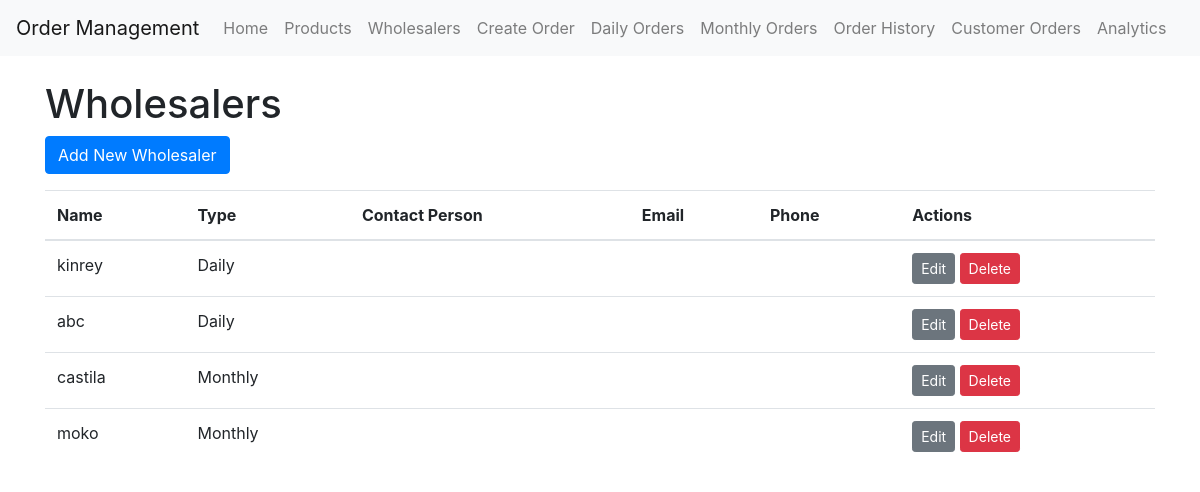
/wholesalers (signed in), run on the app's committed database.
### app/models.py (models this page shows)
class Wholesaler(db.Model):
    id = db.Column(db.Integer, primary_key=True)
    name = db.Column(db.String(100), nullable=False)
    is_daily = db.Column(db.Boolean, default=False)
    contact_person = db.Column(db.String(100))
    email = db.Column(db.String(120))
    phone = db.Column(db.String(20))
    products = db.relationship('Product', back_populates='wholesaler')
    order_lists = db.relationship('OrderList', back_populates='wholesaler')

### app/main/routes.py (the view)
@bp.route('/wholesalers')
@login_required
def list_wholesalers():
    try:
        wholesalers = Wholesaler.query.all()
        current_app.logger.info(f"Retrieved {len(wholesalers)} wholesalers")
        return render_template('wholesalers.html', wholesalers=wholesalers, title='Wholesalers')
    except Exception as e:
        current_app.logger.error(f"Error in list_wholesalers: {str(e)}")
        current_app.logger.error(traceback.format_exc())
        flash('An error occurred while retrieving wholesalers. Please try again.', 'error')
        return render_template('wholesalers.html', wholesalers=[], title='Wholesalers')

### app/models.py (called while the page is built)
@login.user_loader
def load_user(id):
    return User.query.get(int(id))

### app/templates/wholesalers.html
{% extends "base.html" %}
{% block content %}
    <h1>Wholesalers</h1>
    <a href="{{ url_for('main.add_wholesaler') }}" class="btn btn-primary mb-3">Add New Wholesaler</a>
    {% if wholesalers %}
        <table class="table">
            <thead>
                <tr>
                    <th>Name</th>
                    <th>Type</th>
                    <th>Contact Person</th>
                    <th>Email</th>
                    <th>Phone</th>
                    <th>Actions</th>
                </tr>
            </thead>
            <tbody>
                {% for wholesaler in wholesalers %}
                    <tr>
                        <td>{{ wholesaler.name }}</td>
                        <td>{{ 'Daily' if wholesaler.is_daily else 'Monthly' }}</td>
                        <td>{{ wholesaler.contact_person }}</td>
                        <td>{{ wholesaler.email }}</td>
                        <td>{{ wholesaler.phone }}</td>
                        <td>
                            <a href="{{ url_for('main.edit_wholesaler', id=wholesaler.id) }}" class="btn btn-sm btn-secondary">Edit</a>
                            <form action="{{ url_for('main.delete_wholesaler', id=wholesaler.id) }}" method="post" style="display: inline;">
                                <input type="submit" value="Delete" class="btn btn-sm btn-danger" onclick="return confirm('Are you sure you want to delete this wholesaler?');">
                            </form>
                        </td>
                    </tr>
                {% endfor %}
            </tbody>
        </table>
    {% else %}
        <p>No wholesalers found.</p>
    {% endif %}
{% endblock %}

### data on the page
Wholesaler: name "kinrey", is_daily "Daily"
Wholesaler: name "abc", is_daily "Daily"
Wholesaler: name "castila", is_daily "Monthly"
Wholesaler: name "moko", is_daily "Monthly"
